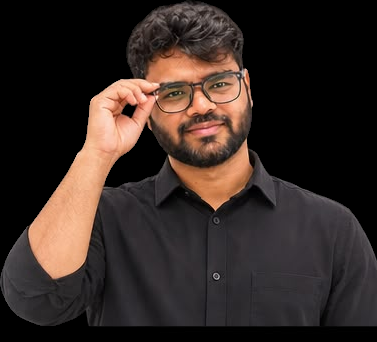
#> input picture characters/kiran-photo/adjust_glasses.png, 377 x 342 px
$ python -i composite.py   (imports and definitions only)
#> lines starting #> are read from the running program, lines starting #| are printed output that depends on the picture
"""Compositor: graded A-roll + framing + person matte + motion-graphics layers -> video.

usage:
  python composite.py timeline.json graded.rgb overlays_dir preview  outdir  f1,f2,...
  python composite.py timeline.json graded.rgb overlays_dir full     out_video.mp4
"""
import sys, os, json, subprocess
import numpy as np, cv2

W, H = 1080, 1920
ANCHOR = (540.0, 800.0)  # face/eye line: zooms keep the face in place

# [1 line not run here, left out]
# [1 line that did not run here, left out]
OV = sys.argv[3]
mode = sys.argv[4]

_seg = None


# [62 lines left out: functions person_mask, load_rgba, over_layer, zoomed, rounded_mask, not called in this run]


def render(i):
    f = tl["frames"][i]
    base = zoomed(src[f["src"]], f["zoom"], f.get("shake", (0, 0))).astype(np.float32) / 255.0
    # text behind the subject
    bp = os.path.join(OV, "behind", f"{i:05d}.png")
    if os.path.exists(bp):
        c, a = load_rgba(bp)
        m = person_mask((base * 255).astype(np.uint8))
        withtext = c + base * (1 - a)
        base = base * m + withtext * (1 - m)
    # end card: A-roll shrinks into a rounded card on the brand background
    if f["card"]:
        cx, cy, sc, rad, op = f["card"]
        up = load_rgba(os.path.join(OV, "under", f"{i:05d}.png"))
        canvas = up[0] + 0 * up[1]  # under layer is opaque
        w, h = max(2, int(round(W * sc))), max(2, int(round(H * sc)))
        card = cv2.resize(base, (w, h), interpolation=cv2.INTER_AREA if sc < 1 else cv2.INTER_LINEAR)
        m = rounded_mask(w, h, rad) * op
        x0, y0 = int(round(cx - w / 2)), int(round(cy - h / 2))
        xs, ys = max(0, x0), max(0, y0)
        xe, ye = min(W, x0 + w), min(H, y0 + h)
        sub = card[ys - y0:ye - y0, xs - x0:xe - x0]; mm = m[ys - y0:ye - y0, xs - x0:xe - x0]
        canvas[ys:ye, xs:xe] = sub * mm + canvas[ys:ye, xs:xe] * (1 - mm)
        base = canvas
    c, a = over_layer(i, f["blur"])
    out = c + base * (1 - a)
    return (np.clip(out, 0, 1) * 255 + 0.5).astype(np.uint8)


# [19 lines not run here, left out]

>>> import cv2
>>> picture = cv2.imread('../../../characters/kiran-photo/adjust_glasses.png', cv2.IMREAD_GRAYSCALE)
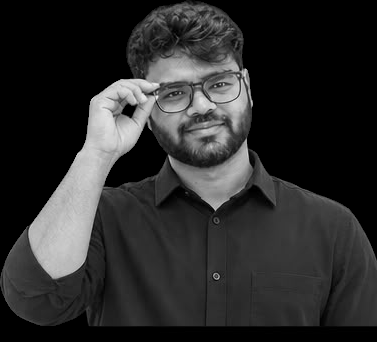
#> picture: shape (342, 377); min 0, max 235, mean 43.8
#> (the run stopped early here; a loop or call above may not have finished)

$ run again, on characters/kiran-photo/explaining.png
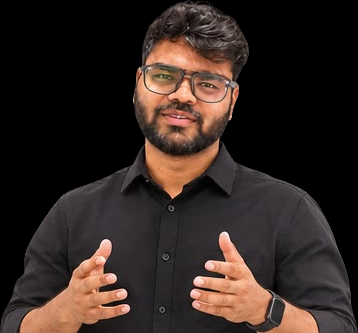
#> input picture characters/kiran-photo/explaining.png, 358 x 333 px
#> `picture = cv2.imread('../../../characters/kiran-photo/adjust_glasses.p..`:
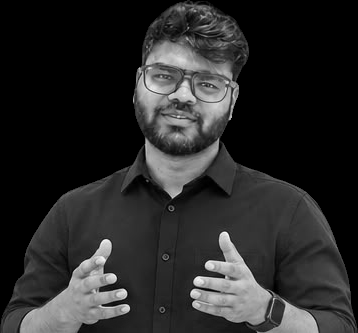
#> picture: shape (333, 358); min 0, max 250, mean 41

$ run again, on characters/kiran-photo/fist_pump.png
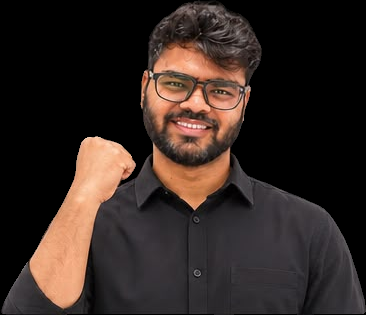
#> input picture characters/kiran-photo/fist_pump.png, 366 x 315 px
#> `picture = cv2.imread('../../../characters/kiran-photo/adjust_glasses.p..`:
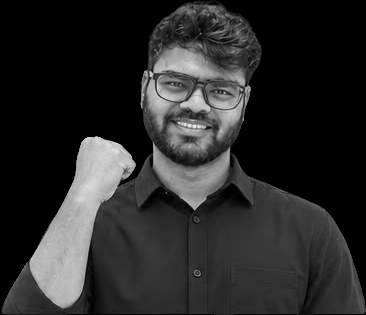
#> picture: shape (315, 366); min 0, max 237, mean 41.8

$ run again, on characters/kiran-photo/laptop.png
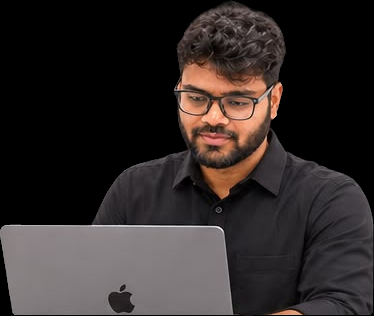
#> input picture characters/kiran-photo/laptop.png, 374 x 316 px
#> `picture = cv2.imread('../../../characters/kiran-photo/adjust_glasses.p..`:
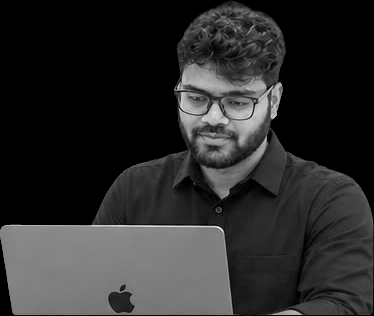
#> picture: shape (316, 374); min 0, max 253, mean 43.6
